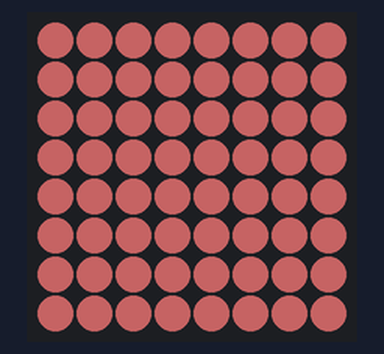
Bench run of a program on a simulated Raspberry Pi (BCM pin numbers) with a Sense HAT. On the bench: the Sense HAT's 8×8 RGB LED matrix. Dim RGB values are drawn brighter than linear; random numbers come from a fixed seed; the 64×8 strip is a reading aid, not a part: it shows the text the matrix is scrolling, unrolled, one strip-width of it at a time. At 12.5 s the program stops and its outputs stay as they are.

Above: at 0.07 s.
At 7.0 s:
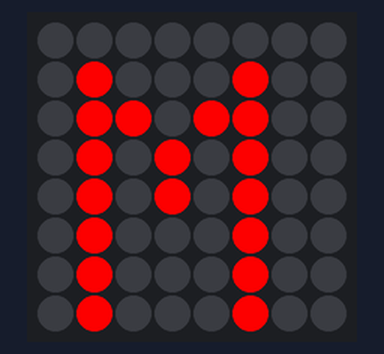
At 8.5 s:
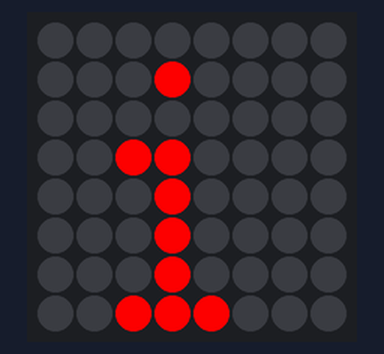
At 9.5 s:
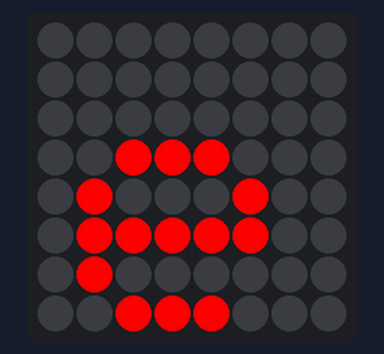
At 10.5 s:
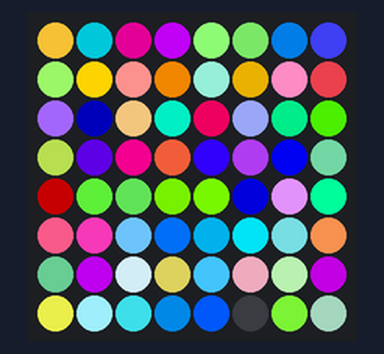
At 12.0 s:
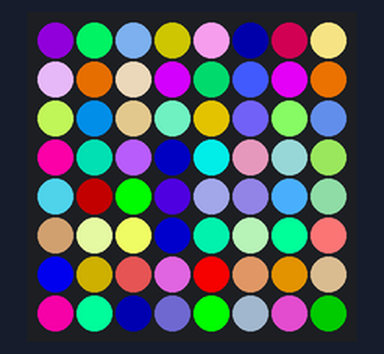

The program:

ExamplesLEDMatrix.py
```python
"""
Testing the Sense HAT python library: LED matrix
"""
# Import various modules
from time import sleep
from numpy.random import randint

# Import the Sense HAT Python library
from sense_hat import SenseHat

# Create a SenseHat object
sense = SenseHat()

# Create a nice background color
nice_background = (100, 50, 50)

# Change the orientation of the matrix
sense.set_rotation(90)
#sense.flip_h()
#sense.flip_v()

# Show a message on the LED matrix
sense.show_message("Hello World!", scroll_speed=0.1,
		   text_colour = [255, 255, 255], back_colour = nice_background)

# Erase everything
sense.clear()

# Show a single character
sense.show_letter("Z", text_colour = [255, 0, 0])

# Show a simple message
for c in "Maxime":
   sense.show_letter(c, text_colour = [255, 0, 0])
   sleep(0.5)
sense.clear()

# Set individual pixels. Here we identify the four corners of the matrix.
sense.set_pixel(0, 0, (0, 0, 255))
sense.set_pixel(0, 7, (0, 255, 0))
sense.set_pixel(7, 0, (255, 0, 0))
sense.set_pixel(7, 7, (255, 255, 255))

# Set all pixels at the same time
for k in range(5):
   pixels = randint(255, size=(64, 3))
   sense.set_pixels(pixels)
   sleep(0.5)
sense.clear()
```

Measured:
- what the display in image 1 shows lasts 0.5 s, from 7.0 s to 7.5 s
